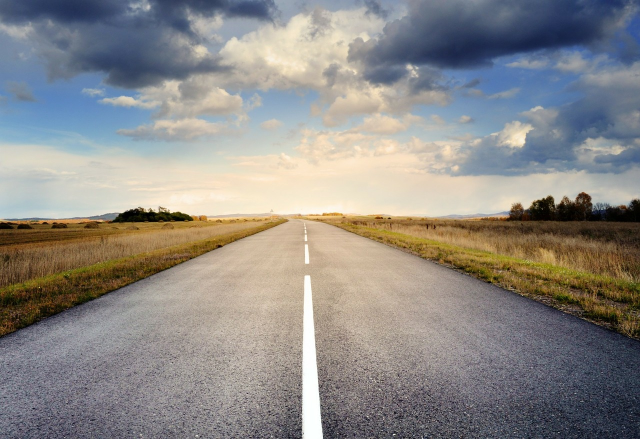
#> input picture data/src/road.jpg, 1280 x 878 px (shown at 1/2 size)
$ jupyter execute --allow-errors '直線・円の検出.ipynb'
#> lines starting #> are read from the running program, lines starting #| are printed output that depends on the picture; after the words box and inside, x2 and y2 are one past the last pixel; in counts of white or black regions, pixels touching at a corner belong together
[cell 1]
import cv2
import numpy as np

[cell 2]
img = cv2.imread("../data/src/road.jpg")
#> img is the input picture: shape (878, 1280, 3); mean B, G, R 134.8, 138, 141
img_g = cv2.imread("../data/src/road.jpg", 0)
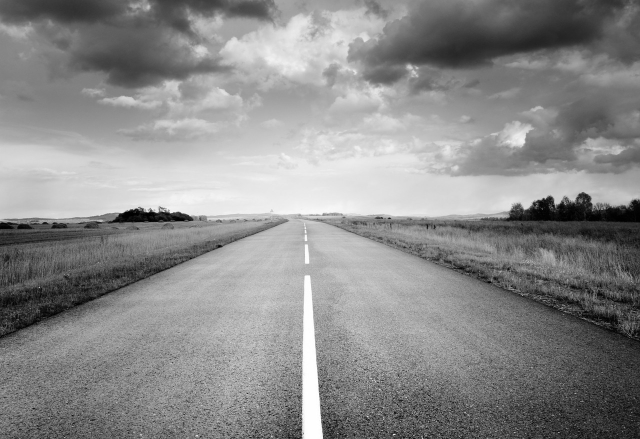
#> img_g: shape (878, 1280) (shown at 1/2 size); min 0, max 255, mean 138.5
cv2.imshow("img", img)
cv2.waitKey(0)
cv2.destroyAllWindows()
cv2.waitKey(1)

[cell 3]
img_canny = cv2.Canny(img_g, 300, 450)
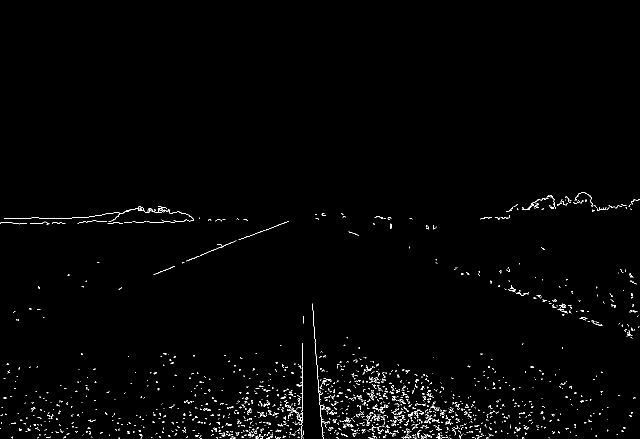
#> img_canny: shape (878, 1280) (shown at 1/2 size); 1.1% white in thin lines or dots, all inside (x1, y1, x2, y2) = (0, 384, 1280, 878)
cv2.imshow("img", img_canny)
cv2.waitKey(0)
cv2.destroyAllWindows()
cv2.waitKey(1)

[cell 4]
lines = cv2.HoughLines(img_canny, 1, np.pi/180, 100)
#> lines = 34 rows, first 8: [-581, 3.07], [-567, 3.05], [875, 1.57], [454, 1.54], [437, 1.55], [604, 0], [879, 1.52], [448, 1.55]

[cell 5]
lines
#> Out has the same summary as lines

[cell 6]
for i in lines[:]:
    rho = i[0][0]
    theta = i[0][1]
    a = np.cos(theta)
    b = np.sin(theta)
    x0 = rho * a
    y0 = rho * b
    x1 = int(x0 + 1000 * (-b))
    y1 = int(y0 + 1000 * (a))
    x2 = int(x0 - 1000 * (-b))
    y2 = int(y0 - 1000 * (a))
    cv2.line(img, (x1, y1), (x2, y2), (255, 0, 0), 2)
#> this loop made 34 passes
#> (rho, theta, a, b, x0, y0, x1, y1) on passes 1 to 12: (-581, 3.07, -0.998, 0.0698, 579.6, -40.53, 509, -1038), (-567, 3.05, -0.996, 0.0872, 564.8, -49.42, 477, -1045), (875, 1.57, -4.37e-08, 1, -3.82e-05, 875, -1000, 874), (454, 1.54, 0.0349, 0.999, 15.84, 453.7, -983, 488), (437, 1.55, 0.0175, 1, 7.63, 436.9, -992, 454), (604, 0, 1, 0, 604, 0, 604, 1000), (879, 1.52, 0.0523, 0.999, 46, 877.8, -952, 930), (448, 1.55, 0.0175, 1, 7.82, 447.9, -992, 465), (880, 1.5, 0.0698, 0.998, 61.39, 877.9, -936, 947), (617, 0.0175, 1, 0.0175, 616.9, 10.77, 599, 1010), (829, 1.57, -4.37e-08, 1, -3.62e-05, 829, -1000, 828), (619, 1.2, 0.358, 0.934, 221.8, 577.9, -711, 936)
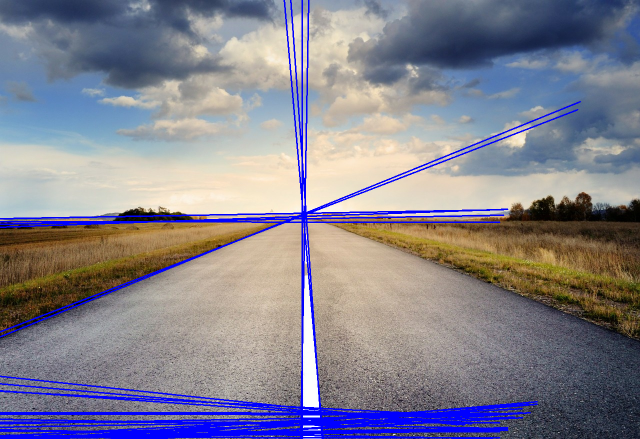
#> img: shape (878, 1280, 3) (shown at 1/2 size); 6.4% of pixels changed, all inside (x1, y1, x2, y2) = (0, 0, 1162, 878)

cv2.imshow("img", img)
cv2.waitKey(0)
cv2.destroyAllWindows()
cv2.waitKey(1)
#> Out = 27

[cell 7]
img2 = cv2.imread("../data/src/grapes.jpg")
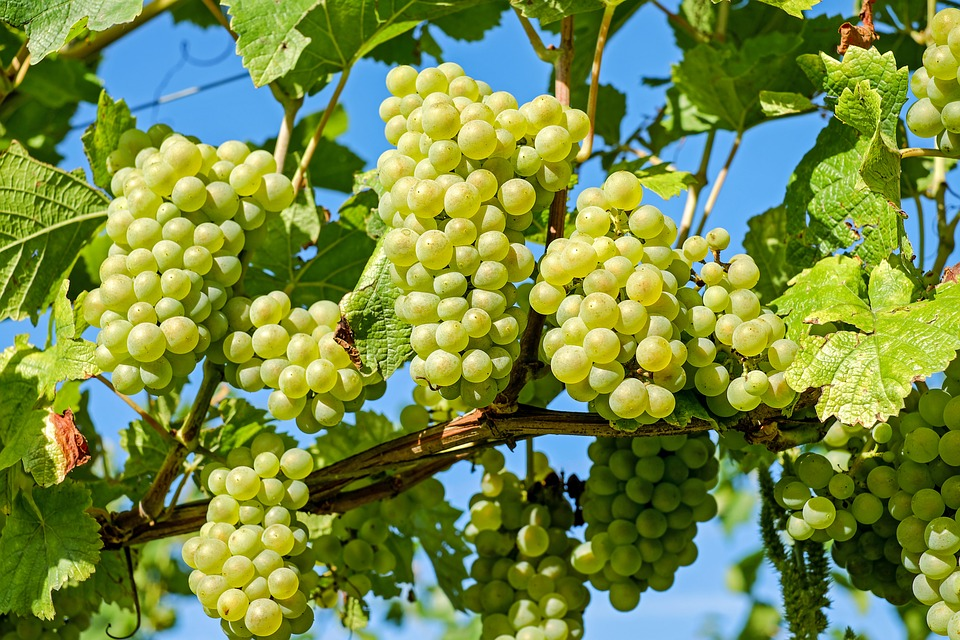
#> input picture data/src/grapes.jpg, 960 x 640 px
#> img2 is the input picture: shape (640, 960, 3); mean B, G, R 69.5, 139.6, 117.9
img2_g = cv2.imread("../data/src/grapes.jpg", 0)
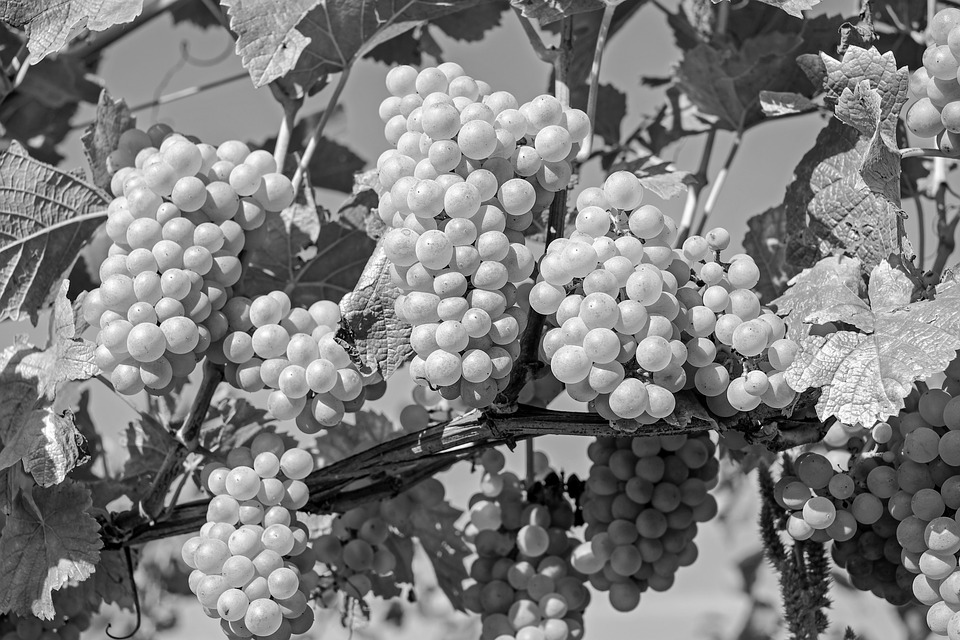
#> img2_g: shape (640, 960); min 0, max 255, mean 125
cv2.imshow("img", img2)
cv2.waitKey(0)
cv2.destroyAllWindows()
cv2.waitKey(1)
#> Out = 27

#> (a cell that did not finish here is left out)

[cell 9]
circles = cv2.HoughCircles(img2_g, cv2.HOUGH_GRADIENT, dp=1, minDist=1, param1=20, param2=35, minRadius=1, maxRadius=30)
#> circles = 103 rows, first 8: [516.5, 196.5, 18.3], [256.5, 40.5, 21.7], [628.5, 397.5, 20.5], [462.5, 199.5, 18.2], [743.5, 393.5, 17.2], [532.5, 540.5, 16.1], [343.5, 386.5, 26], [324.5, 319.5, 19.4]

[cell 10]
circles
#> Out has the same summary as circles

[cell 11]
for i in circles[0]:
    cv2.circle(img2, (i[0], i[1]), i[2], (255, 0, 0), 1)
#> this loop made 103 passes
#> i on passes 1 to 12: [516.5, 196.5, 18.3], [256.5, 40.5, 21.7], [628.5, 397.5, 20.5], [462.5, 199.5, 18.2], [743.5, 393.5, 17.2], [532.5, 540.5, 16.1], [343.5, 386.5, 26], [324.5, 319.5, 19.4], [622.5, 189.5, 19.4], [282.5, 583.5, 16], [872.5, 293.5, 21.7], [553.5, 143.5, 18.3]
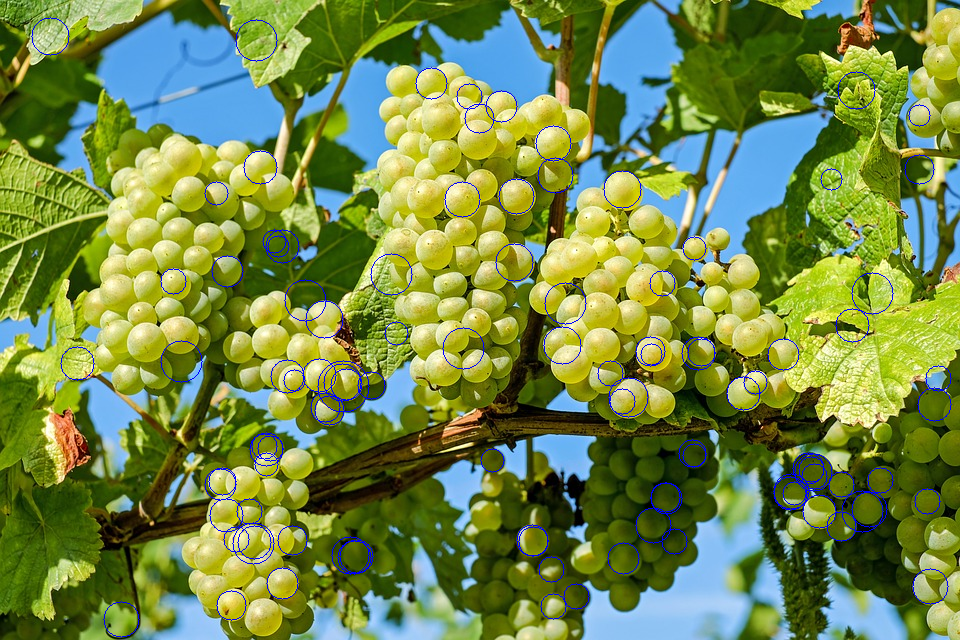
#> img2: shape (640, 960, 3); 1.42% of pixels changed, all inside (x1, y1, x2, y2) = (31, 17, 952, 638)
cv2.imshow("img", img2)
cv2.waitKey(0)
cv2.destroyAllWindows()
cv2.waitKey(1)
#> Out = 27
